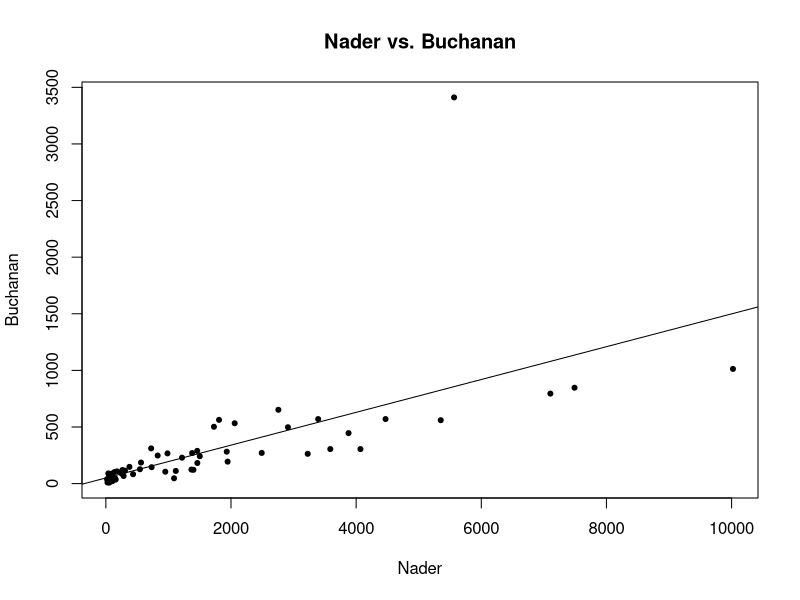
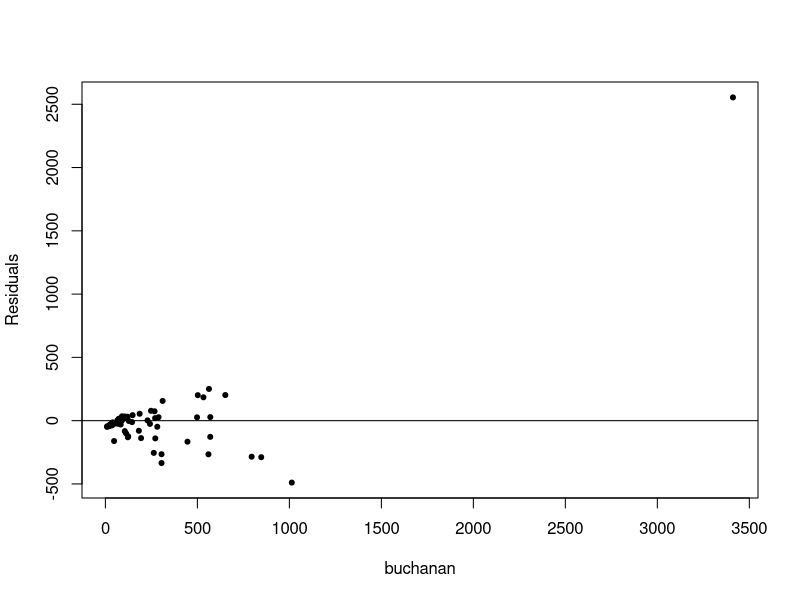
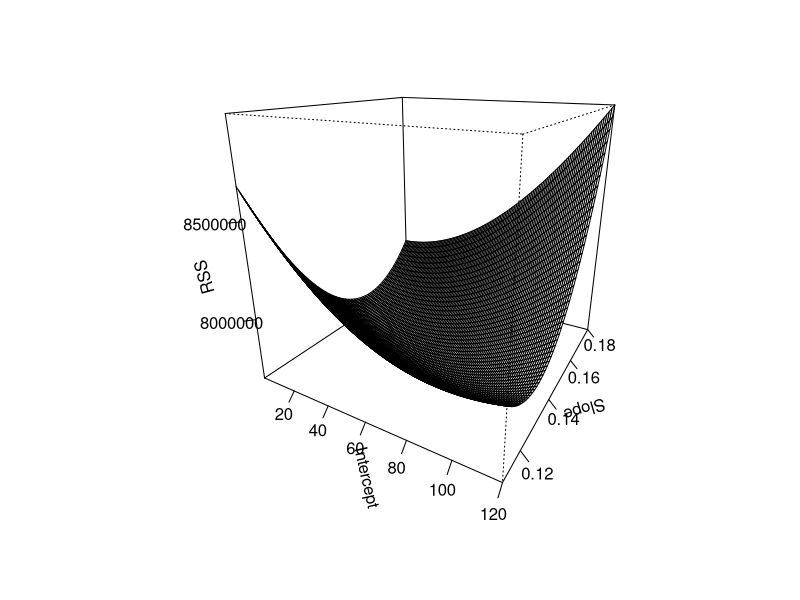
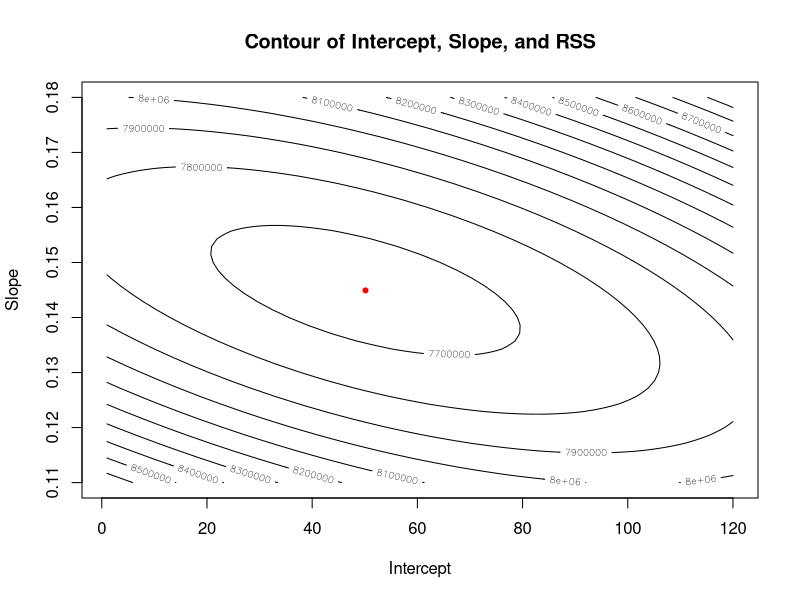

These charts were generated, in order, by the following R code:
# Code for YSC4204 Homework 1
# Authors
# Sean Saito
# John Reid
# Hrishi Olickel
# Han Chong

# Automatically sets working directory to source file location
this.dir <- dirname(parent.frame(2)$ofile)
setwd(this.dir)

# Problem 1

# 1 (a)
# Read the text file
florida <- read.table("florida2000.txt", header=TRUE)

# Get the votes for Buchanan and Nader
buchanan <- florida$Buchanan
nader <- florida$Nader

# Plot
plot(nader, buchanan, xlab="Nader", ylab="Buchanan", pch=20, main = "Nader vs. Buchanan")

# 1 (b)
# Linear regression
fit <- lm(buchanan ~ nader)
abline(fit)

# 1 (c)
# Evaluating the model

# First take a look at the residuals
res <- residuals(fit)
plot(jitter(res)~jitter(buchanan), ylab="Residuals", xlab="buchanan", data=florida, pch=20)
abline(0, 0)

# What's the R-squared value?
print(summary(fit)$r.squared)

# The result is 0.428, so maybe it does not look like a reasonable fit

# 1 (d)
# Residual Sum of Squares function
rss = function(row) {
  z <- sum((buchanan - row[1] - row[2] * nader)^2)
}

# Generate of vector of intercepts and slopes
b0 <- seq(1, 120)
b1 <- seq(0.11, 0.18, length=50)

# Compute rss for all (b0, b1)
prod = merge(b0, b1) # Cartesian product of b0 and b1
z <- matrix(apply(prod, 1, rss), nrow=length(b0), ncol=length(b1))

# Plot persp
persp(b0, b1, z, theta=30, phi=20, xlab="Intercept", 
      ylab="Slope", zlab="RSS", ticktype="detailed",
      expand=1.0)

# 1 (e)
# Contour plots
contour(b0, b1, z, xlab="Intercept", ylab="Slope", main="Contour of Intercept, Slope, and RSS")
# Plot the best combination
points(fit$coefficients[1], fit$coefficients[2], pch=20, col="red")


#### Problem 2 - Code first, Comment Later

example <- seq(-10, 10, 0.001)

taylorLoop <- function (n, x) {
  if (n < 1 || length(x) == 0 ){
    print("Either n or x is an invalid parameter")
    break
  }
  output <- numeric(0)  # Setting up the output vector
  for (a in x){   # Outer for loop iterating over x
    
    result <- 0   # Setting up the summation
    for (j in 0:n ){
      result <- result + (a^j / factorial(j))
    }
    output <- c(output, result)    #Concatenate the result to the output vector
  }
  return(output)
}

taylorVect <- function (n, x){
  if (n < 1 || length(x) == 0 ){
    print("Either n or x is an invalid parameter")
    break
  }
  return(unlist(lapply(x, function(a) sum((a ^ (0:n)) / factorial(0:n)))))
}

system.time(taylorLoop(10, example))
system.time(taylorVect(10, example))

snx_vect <- function(n, x)
  (sum(unlist(lapply(c(0:n), function(j) ((factorial((2*n)-j)*factorial(n))*(x^j))/(factorial(2*n)*factorial(j)*factorial(n-j))))))

pade <- function(n, x) {
  return(unlist(lapply(x, function(xval) (snx_vect(n, xval)/snx_vect(n, 0-xval)))))
}

## Graphing
